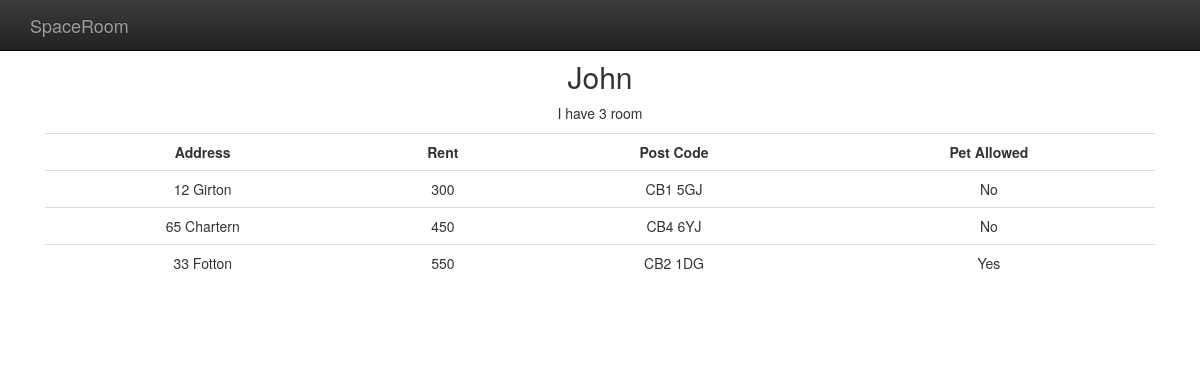
Page /room/?id=1 on the committed database.
### landlords/models.py (models this page shows, shortened)
class Landlord(models.Model):
	name = models.CharField(max_length=20)
	phone_number = models.CharField(max_length=15) # verbose_name = 'Mobile'
	email = models.EmailField(max_length=255)

class Room(models.Model):
	address = models.CharField(max_length=20)
	rent = models.DecimalField(max_digits=3, decimal_places=0)
	postcode = models.CharField(max_length=50, blank=True)
	pet_allowed = models.BooleanField(default=False)
	landlord = models.ForeignKey(Landlord)
	class Meta:
		ordering = ['rent']

### landlords/views.py (the view)
# urls.py: url(r'^room/$', room),
def room(request):
	if 'id' in request.GET and request.GET['id'] != '':
		landlord = Landlord.objects.get(id=request.GET['id'])
		return render_to_response('room.html', locals())
	else:
		return HttpResponseRedirect("/landlords_list/")

### landlords/templates/room.html (shortened to what this page needs)
<!doctype html>
<html>
    <head>
    	<link rel="stylesheet"
    	href="https://maxcdn.bootstrapcdn.com/bootstrap/3.3.1/css/bootstrap.min.css">
    	<link rel="stylesheet"
    	href="https://maxcdn.bootstrapcdn.com/bootstrap/3.3.1/css/bootstrap-theme.min.css">
    </head>
    <body>
    	<nav class="navbar navbar-inverse navbar-fixed-top"
    	     role="navigation">
    	     <div class="container">
    	     	<div class="navbar-header">
    	     		<a class="navbar-brand" href="#">SpaceRoom</a>
    	     	</div>
    	     </div>
    	</nav>
    	<div class="container">
    		<div class="rooms">
            <h2> {{ landlord.name }} </h2>
            {% if landlord.room_set.all %}
                <p> I have {{ landlord.room_set.all|length }} room </p>
                <table class="table">
                    <tr>
                        <th> Address </th>
                        <th> Rent </th>
                        <th> Post Code </th>
                        <th> Pet Allowed </th>
                    </tr>
                    {% for room in landlord.room_set.all %}
                        <tr>
                            <td> {{ room.address }} </td>
                            <td> {{ room.rent }} </td>
                            <td> {{ room.postcode }} </td>
                            <td> {% if room.pet_allowed %} Yes {% else %} No {% endif %} </td>
                        </tr>
                    {% endfor %}
                </table>
            {% else %}
                <p> I don't have room available currently </p>
            {% endif %}
    	    </div>
        </div>
    </body>
</html>

### landlords/templates/room.html (style rules this page uses)
th { text-align: center; }
div.rooms { text-align: center; padding: 40px 15px; }

### rows in the picture
Landlord: name "John", room_set.all|length "3"
Room: address "12 Girton", rent "300", postcode "CB1 5GJ", pet_allowed "No"
Room: address "65 Chartern", rent "450", postcode "CB4 6YJ", pet_allowed "No"
Room: address "33 Fotton", rent "550", postcode "CB2 1DG", pet_allowed "Yes"
